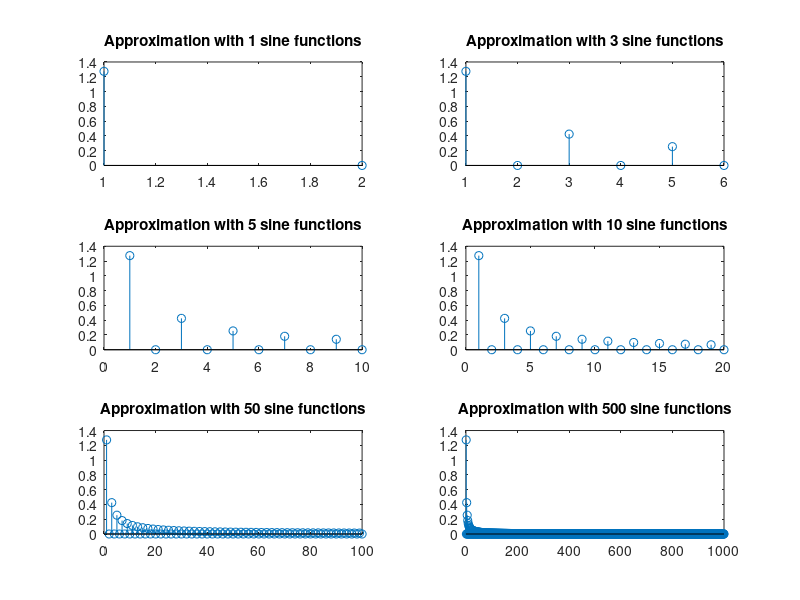

MATLAB code to generate this figure:
count = 1;                           %using a loop to put 6 image separately
for f = [1, 3, 5, 10, 50, 500]       %6 kinds of frequency
                                     % pick out a single element in f and
                                     % execute the body with the single
                                     % element each time.
    y = zeros(1, 2*f);               %initialize the x-axis with 0 and the range is 2f
                                     %ps:if I use "ones" to generate x=axis,
                                     %   the image will rise byy one unit length
    subplot(3, 2, count);            %   initialize 6 different blank
    for k = 1 : 2 : (2*f-1)          %generate all the odd numbers in the x-axis
        y(k) = (4/pi)*(1/k);         %amplitude of each sine wave on the sum
    end
    k = 1 : 1 : 2*f;                 %generate the rest of the even numbers/x -axis
                                     %can also goes in a second version
                                     %for k = 0 : 2 : 2f
                                     %    f(k) = 0;
                                     %end
    stem (k, y);                     %draw the stem image
    count = count + 1;               %continue the loop
    title ([ 'Approximation with ',num2str(f),' sine functions']);
end
%count = 1;
%for f = [1, 3, 5, 10, 50, 500]
%    subplot(3,2,count);
%    k = (4/pi)*(ones[1 f]./t);
%    stem(k,f,'b')
%    k2 = 2:2:2*i;
%    y2 = zeros([1 f]);
%    hold on;
%    stem(t2, y2, 'b')
%    hold off;
%    count = count + 1;
%end
      